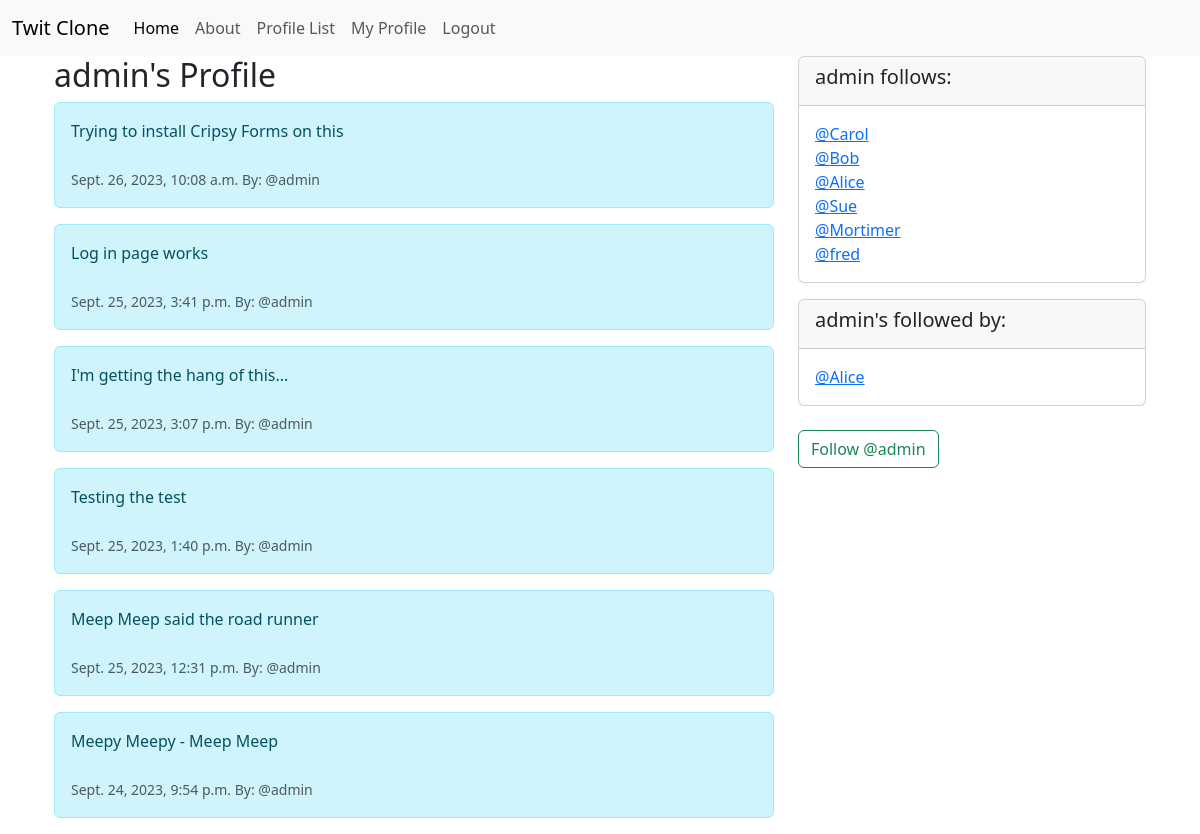
Screenshot of /profile/1 (signed in) with the database file from the repository.
### muskovite/models.py (models this page shows, shortened)
class Profile(models.Model):
    user = models.OneToOneField(User, on_delete=models.CASCADE)
    follows = models.ManyToManyField("self",
                                     related_name="followed_by",
                                     symmetrical=False,
                                     blank=True)
    date_modified = models.DateTimeField(User, auto_now=True)
    def __str__(self):
        return self.user.username

class Meep(models.Model):
    user = models.ForeignKey(
        User, related_name = "meeps",
        on_delete=models.DO_NOTHING
    )
    body = models.CharField(max_length=250)
    created_at = models.DateTimeField(auto_now_add=True)

### muskovite/views.py (the view, shortened to what this page needs)
# urls.py: path('profile/<int:pk>', views.profile, name="profile"),
def profile(request, pk):
    if request.user.is_authenticated:
        profile = Profile.objects.get(user_id=pk)
        meeps = Meep.objects.filter(user_id=pk).order_by("-created_at")
        context = {"profile":profile, "meeps":meeps}
        return render(request, 'muscovite/profile.html', context)
    else:
        messages.success(request, ("You have to log in to see this page"))
        return redirect ('home')

### muskovite/templates/muscovite/profile.html (shortened to what this page needs)
{% extends 'muscovite/base.html' %}
{% block content%}
{% if profile %}
<div class="container text center">
  <div class="row">
    <div class="col-8">
      <h2>{{ profile.user.username }}'s Profile</h2>
{% if meeps %}
{% for meep in meeps %}
  <div class="alert alert-info" role="alert">
        {{ meep.body }}<br/><br/>
        <small class="text-muted">
        {{ meep.created_at }} By: @{{ meep.user.username }}
        </small>
  </div>
  {% endfor %}
{% endif %}
    </div>
    <div class=col-4>
      <div class="card mb-3">
        <div class="card-header">
      <h5>{{ profile.user.username }} follows:</h5>
        </div>
        <div class="card-body">
            <p class="card-text">
              {% for following in profile.follows.all %}
              <a href="{% url 'profile' following.user.id %}">@{{ following }}</a><br/>
              {% endfor %}
            </p>
        </div>
      </div>
<div class="card">
  <div class="card-header">
              <h5>{{ profile.user.username }}'s followed by:</h5>
  </div>
  <div class="card-body">
    <p class="card-text">
              {% for following in profile.followed_by.all %}
              <a href="{% url 'profile' following.user.id  %}">@{{ following }}</a><br/>
              {% endfor %}
          </p>
  </div>
</div>
<br>
<form method=POST>
{% if profile in user.profile.follows.all %}
  <button class="btn btn-outline-danger" name="follow"
          value="unfollow" type="submit">
          Unfollow @{{ profile.user.username|lower }}
        </button>
{% else %}
  <button class="btn btn-outline-success" name="follow"
          value="follow" type="submit">
          Follow @{{ profile.user.username }}
        </button>
{% endif %}
</form>
    </div>
  </div>
</div>
{% endif %}
{% endblock %}

### rows the page displays
Profile: user.username "admin"
Meep: body "Trying to install Cripsy Forms on this", created_at "Sept. 26, 2023, 10:08 a.m.", user.username "admin"
Meep: body "Log in page works", created_at "Sept. 25, 2023, 3:41 p.m.", user.username "admin"
Meep: body "I'm getting the hang of this...", created_at "Sept. 25, 2023, 3:07 p.m.", user.username "admin"
Meep: body "Testing the test", created_at "Sept. 25, 2023, 1:40 p.m.", user.username "admin"
Meep: body "Meep Meep said the road runner", created_at "Sept. 25, 2023, 12:31 p.m.", user.username "admin"
Meep: body "Meepy Meepy - Meep Meep", created_at "Sept. 24, 2023, 9:54 p.m.", user.username "admin"
Profile: user.username "Carol"
Profile: user.username "Bob"
Profile: user.username "Alice"
Profile: user.username "Sue"
Profile: user.username "Mortimer"
Profile: user.username "fred"
